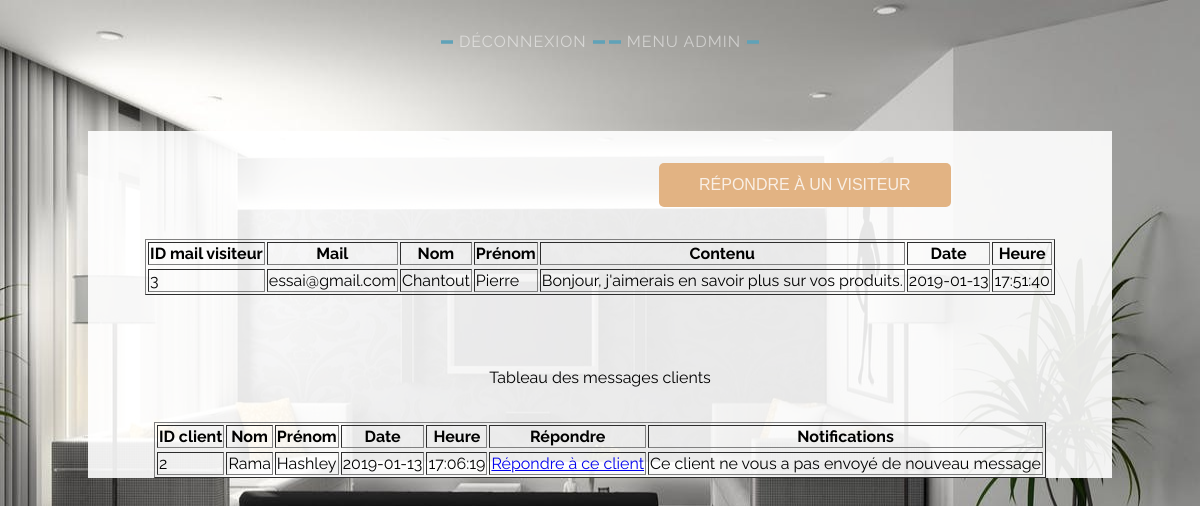
/administrateur_nouscontacter.php (signed in), run on the app's committed database.
### tables this page shows
CREATE TABLE IF NOT EXISTS `mailvisiteur` (
  `id_mailvisiteur` int(11) NOT NULL AUTO_INCREMENT,
  `mail` varchar(255) NOT NULL,
  `contenu` text NOT NULL,
  `ladate` date NOT NULL,
  `heure` time NOT NULL,
  `nom` varchar(255) NOT NULL,
  `prenom` varchar(255) NOT NULL,
  PRIMARY KEY (`id_mailvisiteur`)
);

CREATE TABLE IF NOT EXISTS `messageclient` (
  `id_messageclient` int(11) NOT NULL AUTO_INCREMENT,
  `Nom` varchar(255) NOT NULL,
  `Prenom` varchar(255) NOT NULL,
  `message` text NOT NULL,
  `heure` time NOT NULL,
  `ladate` date NOT NULL,
  `id_destinataire` int(11) NOT NULL,
  `vu` int(11) NOT NULL,
  PRIMARY KEY (`id_messageclient`),
  KEY `id_destinataire` (`id_destinataire`),
  KEY `id_destinataire_2` (`id_destinataire`)
);

### verifadmin.php (called while the page is built, shortened)
<?php
if (isset($_SESSION['id'])) {
  $getidadmin = intval($_SESSION['id']);
}
else {
  exit();
}
?>

### administrateur_nouscontacter.php (the view, shortened to what this page needs)
<?php
include "verifadmin.php";
$mail = $bdd -> query('SELECT * FROM mailvisiteur');
$messageclient = $bdd -> query('SELECT * FROM messageclient');
?>
<html>
<head>
  <link rel="stylesheet" type="text/css" href="administrateur.css" />
</head>
<div class="snip1231">
 <a  class="current" href="deconnexion.php">Déconnexion</a>
<a class="current" href="administrateur.php">Menu admin</a>    </div>
<body align="center">
<div id="content">
<button class="snip0050 yellow" id="monClick"><span>Répondre à un visiteur</span><i class="ion-compose"></i></button>
<table border>
    <tr> <th> ID mail visiteur</th><th>Mail </th> <th> Nom</th><th> Prénom</th><th> Contenu</th><th>Date</th><th>Heure</th></tr>
    <tr>
    <?php
    while($m=$mail->fetch()) {
    ?>
      <tr>
          <td><?= $m['id_mailvisiteur'] ?></td> <td> <?= $m['mail'] ?><td> <?= $m['nom'] ?> </td> <td> <?= $m['prenom'] ?></td><td>  <?= $m['contenu'] ?></td><td>  <?= $m['ladate'] ?> </td><td>  <?= $m['heure'] ?> </td>
   </tr>      <?php } ?>
  </table>
  <br/><br/><br/>
  <p align = "center">Tableau des messages clients</p> </br>
<table border>
    <tr> <th> ID client</th><th>Nom</th> <th> Prénom</th><th>Date</th><th>Heure</th><th> Répondre</th><th>Notifications</th></tr>
    <tr>
    <?php
    while($mes=$messageclient->fetch()) {
      $reqmessage = $bdd -> query('SELECT * FROM message WHERE vu=0 AND id_destinataire="'.$mes['id_destinataire'].'"');
      $pasvuexist = $reqmessage ->rowCount();
      $reqmessage2 = $bdd -> query('SELECT * FROM messageclient WHERE vu=0 AND id_destinataire="'.$mes['id_destinataire'].'"');
      $pasvuexist2 = $reqmessage2 ->rowCount();
      $somme = $pasvuexist + $pasvuexist2;
    ?>
      <tr>
          <td><?= $mes['id_destinataire'] ?></td> <td> <?= $mes['Nom'] ?><td> <?= $mes['Prenom'] ?> </td><td>  <?= $mes['ladate'] ?> </td><td>  <?= $mes['heure'] ?> </td> <td><a href="chat.php?ide=<?= $getidadmin ?>&amp;idd=<?=$mes['id_destinataire']?>&amp;id=<?=$mes['id_destinataire']?>">Répondre à ce client</a> </td><td><?php if ($pasvuexist == 0 and $pasvuexist2==0) {echo"Ce client ne vous a pas envoyé de nouveau message";} else {echo "Vous avez $somme nouveau(x) message(s)";}
          ?></td>
   </tr>      <?php } ?>
</table>
</div>
</body>

### administrateur.css (style rules this page uses)
body { font-family: 'Raleway'; background-image: url(image/admin.jpg); background-repeat: no-repeat; background-attachment: fixed; background-size: 100% 100%; }
table { margin-left: auto; margin-right: auto; }
#content { margin-top: 5em; background-color: rgba(255,255,255,0.9); margin-right : 5em; margin-left: 5em; }
button.snip0050 { border: none; background-color: #000000; border-radius: 5px; color: #ffffff; cursor: pointer; padding: 10px 40px; display: inline-block; margin: 2em 0 2em 40%; text-transform: uppercase; line-height: 1.5em; font-weight: 500; font-size: 1em; outline: none; position: relative; opacity: 1; -webkit-transition: all 0.3s; transition: all 0.3s; }
button.snip0050 span { display: inline-block; -webkit-transition: all 0.3s; transition: all 0.3s; opacity: 0.8; -webkit-transition-delay: 0.3s; transition-delay: 0.3s; }
button.snip0050:before { border-radius: 3px; content: ''; top: 3px; bottom: 3px; left: 50%; right: 50%; position: absolute; background: rgba(255, 255, 255, 0); -webkit-transition: all 0.3s; transition: all 0.3s; -webkit-transition-delay: 0.15s; transition-delay: 0.15s; }
button.snip0050.yellow { background-color: #e2b383; }
.snip1231 { text-align: center; text-transform: uppercase; margin-top: 2em; }
.snip1231 * { -webkit-box-sizing: border-box; box-sizing: border-box; -webkit-transition: all 0.35s ease; transition: all 0.35s ease; }
.snip1231 a { padding: 0.8em 18px; color: rgba(255, 255, 255, 0.5); position: relative; letter-spacing: 1px; text-decoration: none; }
.snip1231 a:before, .snip1231 a:after { left: 0%; right: 0%; top: 50%; -webkit-transform: translateY(-50%) rotate(0deg); transform: translateY(-50%) rotate(0deg); content: ''; border-left: 12px solid #5FA2B8; border-right: 12px solid #5FA2B8; height: 3px; position: absolute; -webkit-transition: all 0.35s ease; transition: all 0.35s ease; }

### data on the page
mailvisiteur: id_mailvisiteur "3", mail "essai@gmail.com", nom "Chantout", prenom "Pierre", contenu "Bonjour, j'aimerais en savoir plus sur vos produits.", ladate "2019-01-13", heure "17:51:40"
messageclient: id_destinataire "2", Nom "Rama", Prenom "Hashley", ladate "2019-01-13", heure "17:06:19"
